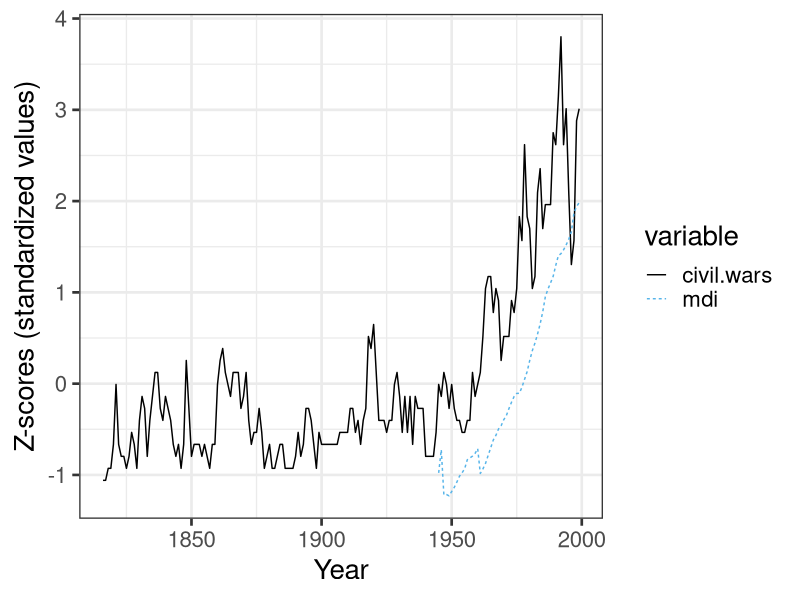

Write R code to recreate this figure.
require(reshape2)
require(ggplot2)

setwd("~/Dropbox/gh_projects/media_civil_war")
hist_intrastate<-read.csv("data/hist_intrastate.csv")
warren<-read.csv("data/warren.csv")

warren<-subset(warren, select=c("cowcode", "year", "mdi", "tvli", "radioli", "newsli"))
attach(warren)
warren <-aggregate(warren, by=list(year), 
                        FUN=mean, na.rm=TRUE)
detach(warren)
warren$Year<-warren$Group.1

globalmdi<-merge(hist_intrastate, warren, by=c("Year"), all.x=TRUE)
globalmdi<-globalmdi[,c("Year", "civil.wars", "mdi")]
globalmdi[2:length(names(globalmdi))]<-sapply(globalmdi[2:length(names(globalmdi))], function(x) scale(x))

global.molt<-melt(globalmdi, id="Year")

cbbPalette <- c("#000000", "#56B4E9", "#E69F00", "#009E73", "#F0E442", "#0072B2", "#D55E00", "#CC79A7")

global.plot<-ggplot(global.molt, aes(x=Year)) +
  geom_line(aes(y=value, colour=variable, linetype=variable)) +
  scale_colour_manual(values=cbbPalette) +
  labs(y="Z-scores (standardized values)") +
  theme_bw(base_size = 20)

